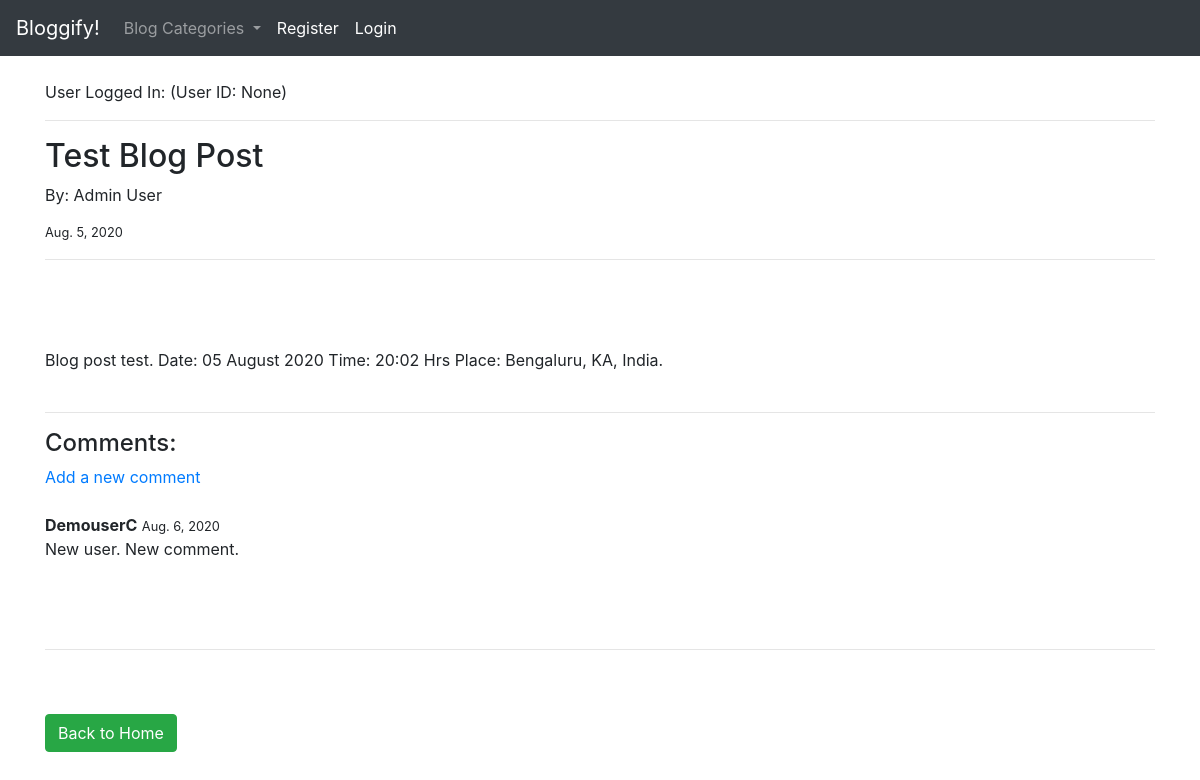
The page /blog/1 on the database its author committed.
### blog_app/models.py (models this page shows, shortened)
class Post(models.Model):
    blog_title = models.CharField(max_length=255)
    blog_page_header = models.CharField(max_length=255)
    blog_author = models.ForeignKey(User, on_delete=models.CASCADE)
    blog_body = RichTextField(blank=True, null=True)
    blog_pub_date = models.DateField(auto_now_add=True)
    blog_category = models.CharField(max_length=255, default="Popular Quotes")
    blog_image = models.ImageField(null=True, blank=True, upload_to="image_dir/")

class Comment(models.Model):
    post = models.ForeignKey(Post, related_name="comments", on_delete=models.CASCADE)
    user_name = models.CharField(max_length=255)
    comment_body = models.TextField()
    commented_date = models.DateField(auto_now_add=True)

### blog_app/views.py (the view)
# urls.py: path('blog/<int:pk>', Details.as_view(), name="blog_detail"),
class Details(DetailView):
    model = Post
    template_name = 'blog_details.html'
    def get_context_data(self, *args, **kwargs):
        category_menu = Category.objects.all()
        context = super(Details, self).get_context_data(*args, **kwargs)
        context["category_menu"] = category_menu
        return context

### blog_app/models.py (called while the page is built)
    def __str__(self):
        return self.category_name

### blog_app/templates/blog_details.html (shortened to what this page needs)
{% extends 'base.html' %}
{% block content %}
User Logged In: {{user.username}} (User ID: {{ user.id }})
<hr>
<h2>{{ post.blog_title }}</h2>
<p>By: {{ post.blog_author.first_name }} {{ post.blog_author.last_name }}</p>
<small><p>{{ post.blog_pub_date }}</p></small>
<hr>
<br>
<br><br>
{{ post.blog_body | safe }}
<br>
<br>
<hr>
<h4>Comments:</h4>
    {% if not post.comments.all %}
        No comments yet. Be the first!
        <br><a href="{% url 'new_comment' post.pk %}">Add a new comment</a>
    {% else %}
        <a href="{% url 'new_comment' post.pk %}">Add a new comment</a>
        <br>
        <br>
        {% for each_comment in post.comments.all %}
            <strong>{{ each_comment.user_name}}</strong>
            <small>{{ each_comment.commented_date }}</small>
            <br>
            {{ each_comment.comment_body }}
            <br><br>
        {% endfor %}
    {% endif %}
<br>
<br>
<hr>
<br>
<br>
<a href="{% url 'home' %}" class="btn btn-success">Back to Home</a>
{% endblock %}

### rows shown on the page
Post: blog_title "Test Blog Post", blog_author.first_name "Admin", blog_author.last_name "User", blog_pub_date "Aug. 5, 2020", blog_body "Blog post test. Date: 05 August 2020 Time: 20:02 Hrs Place: Bengaluru, KA, India."
Comment: user_name "DemouserC", commented_date "Aug. 6, 2020", comment_body "New user. New comment."

### other values the page prints
{{ user.id }} "None"
